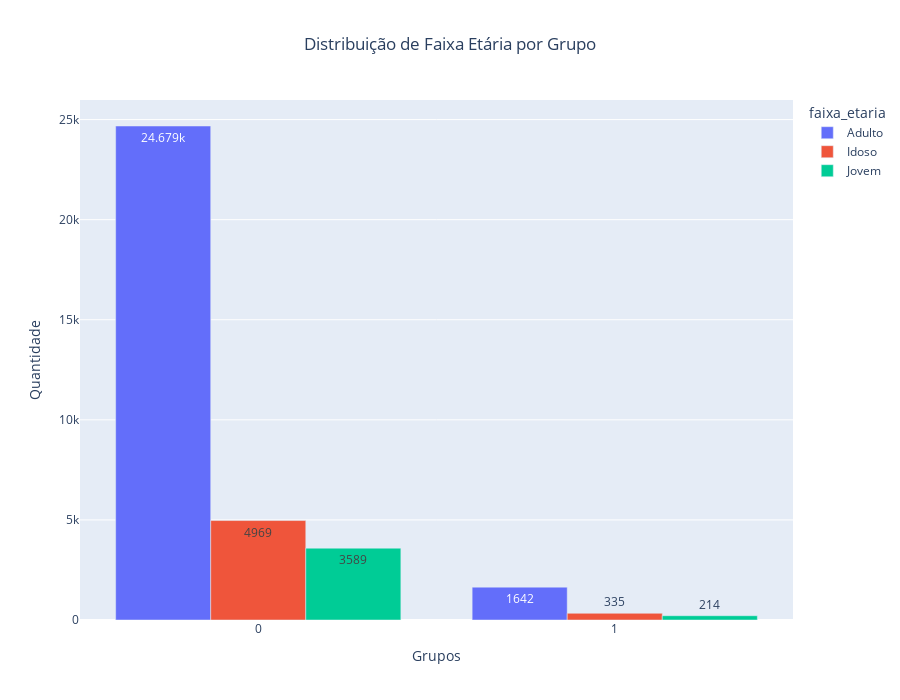

The notebook cell this image was saved under:
### Markdown cell above
Apresentação de gráficos para demonstrar a divisão demográfica por grupo

### Code cell
fPlotaGraficos(df_faixa, 'Distribuição de Faixa Etária por Grupo')

### Figure 1 — Plotly figure (JSON) as saved in the notebook; plotly's stock layout.template omitted (floating-point values rounded to 4 significant figures)
{"data": [{"alignmentgroup": "True", "hovertemplate": "faixa_etaria=Adulto<br>Grupos=%{x}<br>Quantidade=%{y}<extra></extra>", "legendgroup": "Adulto", "marker": {"color": "#636efa", "pattern": {"shape": ""}}, "name": "Adulto", "offsetgroup": "Adulto", "orientation": "v", "showlegend": true, "textposition": "auto", "texttemplate": "%{y}", "type": "bar", "x": [0, 1], "xaxis": "x", "y": [24679, 1642], "yaxis": "y"}, {"alignmentgroup": "True", "hovertemplate": "faixa_etaria=Idoso<br>Grupos=%{x}<br>Quantidade=%{y}<extra></extra>", "legendgroup": "Idoso", "marker": {"color": "#EF553B", "pattern": {"shape": ""}}, "name": "Idoso", "offsetgroup": "Idoso", "orientation": "v", "showlegend": true, "textposition": "auto", "texttemplate": "%{y}", "type": "bar", "x": [0, 1], "xaxis": "x", "y": [4969, 335], "yaxis": "y"}, {"alignmentgroup": "True", "hovertemplate": "faixa_etaria=Jovem<br>Grupos=%{x}<br>Quantidade=%{y}<extra></extra>", "legendgroup": "Jovem", "marker": {"color": "#00cc96", "pattern": {"shape": ""}}, "name": "Jovem", "offsetgroup": "Jovem", "orientation": "v", "showlegend": true, "textposition": "auto", "texttemplate": "%{y}", "type": "bar", "x": [0, 1], "xaxis": "x", "y": [3589, 214], "yaxis": "y"}], "layout": {"autosize": false, "barmode": "group", "height": 700, "legend": {"title": {"text": "faixa_etaria"}, "tracegroupgap": 0}, "title": {"text": "Distribuição de Faixa Etária por Grupo", "x": 0.5}, "xaxis": {"anchor": "y", "domain": [0, 1], "dtick": 1, "tickmode": "linear", "title": {"text": "Grupos"}}, "yaxis": {"anchor": "x", "domain": [0, 1], "title": {"text": "Quantidade"}}}}
